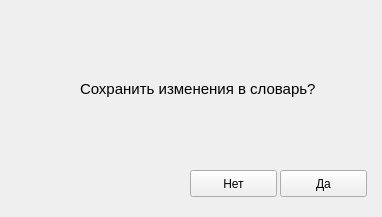
<?xml version="1.0" encoding="UTF-8"?>
<ui version="4.0">
 <class>save_question</class>
 <widget class="QDialog" name="save_question">
  <property name="geometry">
   <rect>
    <x>0</x>
    <y>0</y>
    <width>382</width>
    <height>217</height>
   </rect>
  </property>
  <property name="windowTitle">
   <string>Dialog</string>
  </property>
  <widget class="QLabel" name="label">
   <property name="geometry">
    <rect>
     <x>80</x>
     <y>80</y>
     <width>241</width>
     <height>17</height>
    </rect>
   </property>
   <property name="font">
    <font>
     <pointsize>11</pointsize>
    </font>
   </property>
   <property name="text">
    <string>Сохранить изменения в словарь?</string>
   </property>
  </widget>
  <widget class="QPushButton" name="bttnYES">
   <property name="geometry">
    <rect>
     <x>280</x>
     <y>170</y>
     <width>87</width>
     <height>27</height>
    </rect>
   </property>
   <property name="focusPolicy">
    <enum>Qt::NoFocus</enum>
   </property>
   <property name="text">
    <string>Да</string>
   </property>
  </widget>
  <widget class="QPushButton" name="bttnNO">
   <property name="geometry">
    <rect>
     <x>190</x>
     <y>170</y>
     <width>87</width>
     <height>27</height>
    </rect>
   </property>
   <property name="focusPolicy">
    <enum>Qt::NoFocus</enum>
   </property>
   <property name="text">
    <string>Нет</string>
   </property>
  </widget>
 </widget>
 <resources/>
 <connections/>
</ui>
